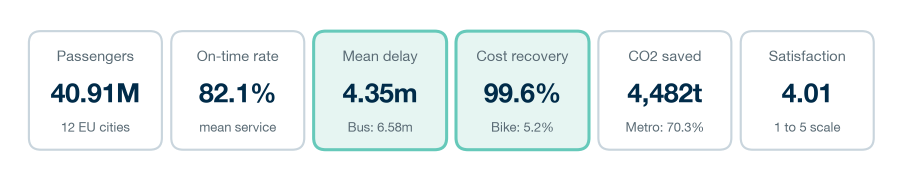
#> input picture COM7021 - Assignment/output/figures/fig00_executive_kpi_strip.png, 1817 x 357 px (shown at 1/2 size); its folder holds 8 pictures in this run; the run also reads 1 picture not shown here
$ python 07_build_word_docx_fa.py
#> lines starting #> are read from the running program, lines starting #| are printed output that depends on the picture
#!/usr/bin/env python3
"""Step 7-FA: Build a Persian (Farsi) Microsoft Word (.docx) & Review Document
tailored for Google Docs import, paragraph-by-paragraph manual editing,
clear screenshot placeholders, and explicit AI image generation attribution.
"""

from __future__ import annotations

import base64
import html
import io
import json
import re
import sys
import zipfile
from pathlib import Path
from PIL import Image
import pandas as pd

BASE_DIR = Path(__file__).resolve().parent.parent
TABLES_DIR = BASE_DIR / "output" / "tables"
FIG_DIR = BASE_DIR / "output" / "figures"
OUT_DOCX_FA = BASE_DIR / "COM7021_Assessment_25199053_FA.docx"
OUT_MD_FA = BASE_DIR / "COM7021_Assessment_25199053_FA_Review.md"

PAGE_WIDTH_DXA = 9638

def xml_escape(text: str) -> str:
    return (
        text.replace("&", "&amp;")
        .replace("<", "&lt;")
        .replace(">", "&gt;")
        .replace('"', "&quot;")
    )

def parse_inline_html_to_runs_rtl(
    html_text: str,
    base_size_half_pt: int = 22,  # 11pt
    base_color: str = "1C2D37",
    base_italic: bool = False,
    base_bold: bool = False,
    code_bg: str | None = "F0F5F7",
) -> str:
#> called with base_size_half_pt = 20, base_color = '66C9BA', base_italic = False, base_bold = True, code_bg = 'F0F5F7'
    s = html_text.strip()
    s = (
        s.replace("&minus;", "−")
        .replace("&ndash;", "–")
        .replace("&mdash;", "—")
        .replace("&times;", "×")
        .replace("&amp;", "&")
    )
    token_pattern = re.compile(
        r"(<strong>.*?</strong>|<em>.*?</em>|<code>.*?</code>|<sub>.*?</sub>)",
        re.DOTALL,
    )
    tokens = token_pattern.split(s)
    runs_xml: list[str] = []

    def make_run(
        txt: str,
        bold: bool = False,
        italic: bool = False,
        code: bool = False,
        sub: bool = False,
    ) -> str:
        clean = re.sub(r"<[^>]+>", "", txt)
        if not clean:
            return ""
        rpr: list[str] = []
        if code:
            rpr.append('<w:rFonts w:ascii="Consolas" w:hAnsi="Consolas" w:cs="Consolas"/>')
            sz = max(16, base_size_half_pt - 2)
            rpr.append(f'<w:sz w:val="{sz}"/><w:szCs w:val="{sz}"/>')
            if code_bg:
                rpr.append(f'<w:shd w:val="clear" w:color="auto" w:fill="{code_bg}"/>')
        else:
            rpr.append('<w:rFonts w:ascii="Vazirmatn" w:hAnsi="Vazirmatn" w:cs="Vazirmatn"/>')
            rpr.append(f'<w:sz w:val="{base_size_half_pt}"/><w:szCs w:val="{base_size_half_pt}"/>')
            rpr.append('<w:rtl/>')

        if bold or base_bold:
            rpr.append("<w:b/><w:bCs/>")
        if italic or base_italic:
            rpr.append("<w:i/><w:iCs/>")
        if sub:
            rpr.append('<w:vertAlign w:val="subscript"/>')
        rpr.append(f'<w:color w:val="{base_color}"/>')
        return f'<w:r><w:rPr>{"".join(rpr)}</w:rPr><w:t xml:space="preserve">{xml_escape(clean)}</w:t></w:r>'

    for tok in tokens:
        if not tok:
            continue
        if tok.startswith("<strong>") and tok.endswith("</strong>"):
            runs_xml.append(make_run(tok[8:-9], bold=True))
        elif tok.startswith("<em>") and tok.endswith("</em>"):
            runs_xml.append(make_run(tok[4:-5], italic=True))
        elif tok.startswith("<code>") and tok.endswith("</code>"):
            runs_xml.append(make_run(tok[6:-7], code=True))
        elif tok.startswith("<sub>") and tok.endswith("</sub>"):
            runs_xml.append(make_run(tok[5:-6], sub=True))
        else:
            runs_xml.append(make_run(tok))
    return "".join(runs_xml)

class FaDocxBuilder:
    def __init__(self) -> None:
        self.body_elements: list[str] = []
        self.images: list[tuple[str, Path]] = []
        self.doc_pr_id = 1

    # [4 lines left out: function add_page_break, not called in this run]

    def add_banner_box(self, top_line: str, main_title: str, subtitle: str) -> None:
        p1_runs = parse_inline_html_to_runs_rtl(top_line, base_size_half_pt=20, base_color="66C9BA", base_bold=True)
        p2_runs = parse_inline_html_to_runs_rtl(main_title, base_size_half_pt=34, base_color="FFFFFF", base_bold=True)
        p3_runs = parse_inline_html_to_runs_rtl(subtitle, base_size_half_pt=22, base_color="E6F5F2", base_italic=False)
        tbl = f"""
        <w:tbl>
          <w:tblPr>
            <w:bidiVisual/>
            <w:tblW w:w="{PAGE_WIDTH_DXA}" w:type="dxa"/>
            <w:tblBorders>
              <w:top w:val="single" w:sz="24" w:space="0" w:color="66C9BA"/>
              <w:bottom w:val="single" w:sz="18" w:space="0" w:color="3AA89A"/>
              <w:left w:val="none"/><w:right w:val="none"/>
            </w:tblBorders>
            <w:tblCellMar>
              <w:top w:w="200" w:type="dxa"/>
              <w:left w:w="240" w:type="dxa"/>
              <w:bottom w:w="200" w:type="dxa"/>
              <w:right w:w="240" w:type="dxa"/>
            </w:tblCellMar>
          </w:tblPr>
          <w:tblGrid><w:gridCol w:w="{PAGE_WIDTH_DXA}"/></w:tblGrid>
          <w:tr>
            <w:tc>
              <w:tcPr>
                <w:tcW w:w="{PAGE_WIDTH_DXA}" w:type="dxa"/>
                <w:shd w:val="clear" w:color="auto" w:fill="002B49"/>
              </w:tcPr>
              <w:p>
                <w:pPr><w:bidi/><w:jc w:val="right"/><w:spacing w:before="0" w:after="80"/></w:pPr>
                {p1_runs}
              </w:p>
              <w:p>
                <w:pPr><w:bidi/><w:jc w:val="right"/><w:spacing w:before="0" w:after="80" w:line="280" w:lineRule="auto"/></w:pPr>
                {p2_runs}
              </w:p>
              <w:p>
                <w:pPr><w:bidi/><w:jc w:val="right"/><w:spacing w:before="0" w:after="0"/></w:pPr>
                {p3_runs}
              </w:p>
            </w:tc>
          </w:tr>
        </w:tbl>"""
        self.body_elements.append(tbl)

    def add_heading(self, text: str, level: int = 1) -> None:
        style_id = f"Heading{level}"
        if level == 1:
            sz = 28
            color = "002B49"
            before = 260
            after = 120
            bdr = '<w:pBdr><w:bottom w:val="single" w:sz="14" w:space="4" w:color="3AA89A"/></w:pBdr>'
        elif level == 2:
            sz = 24
            color = "002B49"
            before = 220
            after = 90
            bdr = '<w:pBdr><w:bottom w:val="single" w:sz="8" w:space="3" w:color="C9D5DD"/></w:pBdr>'
        else:
            sz = 22
            color = "123B5A"
            before = 180
            after = 60
            bdr = ""
        runs = parse_inline_html_to_runs_rtl(text, base_size_half_pt=sz, base_color=color, base_bold=True)
        p = f"""
        <w:p>
          <w:pPr>
            <w:pStyle w:val="{style_id}"/>
            <w:bidi/>
            <w:keepNext/>
            <w:keepLines/>
            {bdr}
            <w:jc w:val="right"/>
            <w:spacing w:before="{before}" w:after="{after}"/>
          </w:pPr>
          {runs}
        </w:p>"""
        self.body_elements.append(p)

    def add_paragraph_html(
        self,
        html_text: str,
        style_id: str = "Normal",
        space_before: int = 0,
        space_after: int = 130,
        align: str = "both",
        left_border_color: str | None = None,
        fill_color: str | None = None,
        keep_next: bool = False,
    ) -> None:
        runs = parse_inline_html_to_runs_rtl(html_text)
        bdr_xml = f'<w:pBdr><w:right w:val="single" w:sz="18" w:space="8" w:color="{left_border_color}"/></w:pBdr>' if left_border_color else ""
        shd_xml = f'<w:shd w:val="clear" w:color="auto" w:fill="{fill_color}"/>' if fill_color else ""
        kn_xml = "<w:keepNext/>" if keep_next else ""
        p = f"""
        <w:p>
          <w:pPr>
            <w:pStyle w:val="{style_id}"/>
            <w:bidi/>
            {kn_xml}
            {bdr_xml}
            {shd_xml}
            <w:jc w:val="{align}"/>
            <w:spacing w:before="{space_before}" w:after="{space_after}" w:line="310" w:lineRule="auto"/>
          </w:pPr>
          {runs}
        </w:p>"""
        self.body_elements.append(p)

    # [46 lines left out: function add_placeholder_box, not called in this run]

    def add_image(
        self,
        filename: str,
        caption_html: str,
        max_width_cm: float = 16.2,
        is_ai_generated: bool = False,
        ai_model_name: str = "Google Imagen 3 (خانواده Google Gemini)",
    ) -> None:
#> called with filename = 'fig00_executive_kpi_strip.png', max_width_cm = 16.2, is_ai_generated = False, ai_model_name = 'Google Imagen 3 (خانواده Google Gemini)'
        img_path = FIG_DIR / filename
        r_id = f"rIdImg{len(self.images) + 1}"
        self.images.append((r_id, img_path))
        with Image.open(img_path) as im:
#> im is the input picture: PIL image 1817x357 RGBA; mean R, G, B, A 238.2, 244.1, 244.4, 255
            w_px, h_px = im.size
        cx = int(max_width_cm * 360000)
        cy = int(cx * (h_px / w_px))
        doc_id = self.doc_pr_id
        self.doc_pr_id += 1

        img_p = f"""
        <w:p>
          <w:pPr>
            <w:bidi/>
            <w:jc w:val="center"/>
            <w:keepNext/>
            <w:keepLines/>
            <w:spacing w:before="140" w:after="50"/>
          </w:pPr>
          <w:r>
            <w:drawing>
              <wp:inline distT="0" distB="0" distL="0" distR="0">
                <wp:extent cx="{cx}" cy="{cy}"/>
                <wp:docPr id="{doc_id}" name="Figure_{doc_id}" descr="{xml_escape(filename)}"/>
                <wp:cNvGraphicFramePr>
                  <a:graphicFrameLocks xmlns:a="http://schemas.openxmlformats.org/drawingml/2006/main" noChangeAspect="1"/>
                </wp:cNvGraphicFramePr>
                <a:graphic xmlns:a="http://schemas.openxmlformats.org/drawingml/2006/main">
                  <a:graphicData uri="http://schemas.openxmlformats.org/drawingml/2006/picture">
                    <pic:pic xmlns:pic="http://schemas.openxmlformats.org/drawingml/2006/picture">
                      <pic:nvPicPr>
                        <pic:cNvPr id="{doc_id}" name="{xml_escape(filename)}"/>
                        <pic:cNvPicPr/>
                      </pic:nvPicPr>
                      <pic:blipFill>
                        <a:blip r:embed="{r_id}"/>
                        <a:stretch><a:fillRect/></a:stretch>
                      </pic:blipFill>
                      <pic:spPr>
                        <a:xfrm><a:off x="0" y="0"/><a:ext cx="{cx}" cy="{cy}"/></a:xfrm>
                        <a:prstGeom prst="rect"><a:avLst/></a:prstGeom>
                      </pic:spPr>
                    </pic:pic>
                  </a:graphicData>
                </a:graphic>
              </wp:inline>
            </w:drawing>
          </w:r>
        </w:p>"""
        self.body_elements.append(img_p)

        full_caption = caption_html
        if is_ai_generated:
            full_caption += f" — <span style='color:#0E7C8B;'>[تولید تصویر گرافیکی با مدل هوش مصنوعی: <strong>{ai_model_name}</strong>]</span>"

        cap_runs = parse_inline_html_to_runs_rtl(full_caption, base_size_half_pt=19, base_color="335266", base_italic=False)
        cap_p = f"""
        <w:p>
          <w:pPr>
            <w:pStyle w:val="Caption"/>
            <w:bidi/>
            <w:jc w:val="center"/>
            <w:spacing w:before="40" w:after="160"/>
          </w:pPr>
          {cap_runs}
        </w:p>"""
        self.body_elements.append(cap_p)

    def add_table_xml(self, tbl_xml: str) -> None:
        self.body_elements.append(tbl_xml)

    # [100 lines left out: function build_docx_bytes, not called in this run]


def build_fa_documents() -> None:
    doc = FaDocxBuilder()
    md_lines: list[str] = []

    def md_h(text: str, level: int = 1) -> None:
        md_lines.append(f"\n{'#' * level} {text}\n")

    def md_p(text: str) -> None:
        clean = text.replace("<p>", "").replace("</p>", "").replace("<code>", "`").replace("</code>", "`").replace("<strong>", "**").replace("</strong>", "**").replace("<em>", "*").replace("</em>", "*")
        md_lines.append(clean + "\n")

    def md_placeholder(title: str, instructions: str, specs: str) -> None:
        md_lines.append(f"\n> 📌 **[جایگاه قرارگیری اسکرین‌شات دستی کاربر: {title}]**\n> {instructions}\n> *مشخصات پیشنهادی:* {specs}\n")

    # Cover Banner
    doc.add_banner_box(
        "دانشگاه آردن برلین · دوره کارشناسی ارشد علوم داده (MSc Data Science)",
        "ارزیابی پایداری حمل‌ونقل شهری در اروپا · گزارش تحلیلی (نسخه فارسی)",
        "ماژول: COM7021SCC (مصورسازی داده‌ها) | شناسه دانشجو: 25199053 | استاد راهنما: Ahmed Hassan"
    )
    md_h("ارزیابی پایداری حمل‌ونقل شهری در اروپا · گزارش تحلیلی (نسخه فارسی)", 1)
    md_p("**ماژول:** COM7021SCC (مصورسازی داده‌ها) | **شناسه دانشجو:** 25199053 | **مدرس:** Ahmed Hassan")

    doc.add_paragraph_html(
        "<strong>راهنمای ویرایش:</strong> این سند دقیقاً معادل متن نسخه نهایی گزارش برای سهولت کار و بازبینی پاراگراف به پاراگراف به زبان فارسی آماده شده است. جایگاه تصاویر، فلوچارت‌ها، مدل هوش مصنوعی استفاده‌شده و اسکرین‌شات‌های دستی به وضوح نشانه‌گذاری شده‌اند.",
        fill_color="E6F5F2",
        left_border_color="3AA89A"
    )

    # Figure 0: Executive KPI Strip
    doc.add_image("fig00_executive_kpi_strip.png", "شکل ۰: نوار شاخص‌های کلیدی عملکرد اجرایی شبکه در ۵,۰۰۰ رکورد روزانه (۲۰۲۴–۲۰۲۵)")
    md_p("![شکل ۰](COM7021%20-%20Assignment/output/figures/fig00_executive_kpi_strip.png)\n*شکل ۰: نوار شاخص‌های کلیدی عملکرد اجرایی شبکه در ۵,۰۰۰ رکورد روزانه*")

    # TASK 1
    doc.add_heading("بخش ۱: بررسی اکتشافی، آماده‌سازی داده و مصورسازی (Task 1)", level=1)
    md_h("بخش ۱: بررسی اکتشافی، آماده‌سازی داده و مصورسازی (Task 1)", 1)

    # Paragraph 1-1
    doc.add_heading("۱.۱ پایپ‌لاین تمیزکاری، مبدأ تاریخ و مهندسی ویژگی‌ها (LO2)", level=2)
    doc.add_paragraph_html("<strong>[پاراگراف ۱-۱ · ورود داده و مهندسی شاخص‌ها]</strong>")
    p1_1 = "در این پژوهش، مجموعه داده <code>[5442] EcoMoveMobility.xlsx</code> شامل ۵,۰۰۰ رکورد روزانه و ۱۸ متغیر در ۱۲ شهر اروپایی (۶ کشور) برای سال‌های ۲۰۲۴ و ۲۰۲۵ بررسی شده است (شکل الف). تمامی کلیدهای <code>Record_ID</code> یکتا بوده و هیچ مقدار گمشده یا منفی وجود ندارد. تاریخ‌های سریال اکسل (<code>45292</code> تا <code>46022</code>) با مبدأ <code>1899-12-30</code> به تاریخ استاندارد ISO تبدیل شدند و شش شاخص نرمال‌شده مهندسی گردید: حاشیه سود خالص (<code>Net_Margin_EUR</code>)، درصد پوشش هزینه (<code>Cost_Recovery_Pct</code>)، کرایه و هزینه به ازای هر مسافر (<code>Fare_per_Pax_EUR</code> و <code>Cost_per_Pax_EUR</code>)، شکایات در هر ۱۰,۰۰۰ مسافر (<code>Complaints_per_10k_Pax</code>) و بهره‌وری کربن (<code>CO2_per_kWh</code>)."
    doc.add_paragraph_html(p1_1)
    md_h("۱.۱ پایپ‌لاین تمیزکاری، مبدأ تاریخ و مهندسی ویژگی‌ها (LO2)", 2)
    md_p(f"**[پاراگراف ۱-۱ · ورود داده و مهندسی شاخص‌ها]**\n{p1_1}")

    # Figure A (Methodology Diagram with Python code reference)
    doc.add_image(
        "fig00_methodology_pipeline.png",
        "شکل الف: پایپ‌لاین روش‌شناسی ۵ مرحله‌ای تحلیل داده و پردازش در پایتون (تولیدشده با کد پایتون scripts/03_diagrams.py)"
    )
#> call 2 of add_image, with filename = 'fig00_methodology_pipeline.png', max_width_cm = 16.2, is_ai_generated = False, ai_model_name = 'Google Imagen 3 (خانواده Google Gemini)'
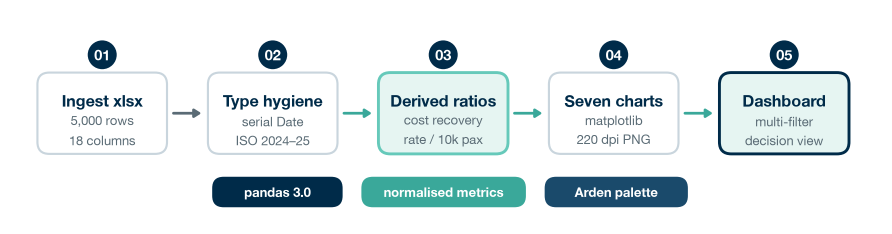
#> input picture COM7021 - Assignment/output/figures/fig00_methodology_pipeline.png, 1783 x 467 px (shown at 1/2 size)
#> in add_image, im is the input picture: PIL image 1783x467 RGBA; mean R, G, B, A 228.7, 236.3, 237.9, 255
    md_p("![شکل الف](COM7021%20-%20Assignment/output/figures/fig00_methodology_pipeline.png)\n*شکل الف: پایپ‌لاین روش‌شناسی ۵ مرحله‌ای تحلیل داده و پردازش در پایتون (تولیدشده با کد پایتون `scripts/03_diagrams.py`)*")

    # Paragraph 1-2
    doc.add_heading("۱.۲ آمار توصیفی پایه و حل تناقض تجمیع مالی (LO2)", level=2)
    doc.add_paragraph_html("<strong>[پاراگراف ۱-۲ · آمار توصیفی و تفاوت میانگین ساده با وزنی]</strong>")
    p1_2 = "آمار توصیفی اولیه (جدول ۱) چولگی مثبت شدید را در متغیرهای حجمی—تعداد مسافران (میانگین ۸,۱۸۱.۹۴، میانه ۴,۳۹۸.۰۰، چولگی ۱.۹۰+)، درآمد بلیت (میانگین ۲۲,۳۲۸.۱۲ یورو، میانه ۱۱,۱۹۰.۰۲ یورو) و صرفه‌جویی کربن (میانگین ۸۹۶.۳۹ کیلوگرم، میانه ۳۳۸.۳۰ کیلوگرم)—نشان می‌دهد، زیرا متروی پرظرفیت (میانگین ۲۴,۶۰۱.۲۶ مسافر؛ ۶۲.۹۶٪ کل مسافران) با دوچرخه اشتراکی (۳۵۴.۱۰) و اسکوتر برقی (۳۴۶.۶۰) تجمیع شده است. همچنین در تحلیل مالی، میانگین ساده رکوردها با نسبت وزنی کل شبکه تفاوت دارد: مجموع درآمد کل شبکه (۱۱۱.۶۴ میلیون یورو؛ ۲.۷۳ یورو به ازای هر مسافر) در برابر مجموع هزینه‌ها (۱۱۲.۱۱ میلیون یورو؛ ۲.۷۴ یورو به ازای هر مسافر) پوشش هزینه کلی ۹۹.۵۸٪ (کسری خالص ۰.۴۷- میلیون یورو یا ۹۳.۸۸- یورو در هر رکورد) را نشان می‌دهد، در حالی که میانگین ساده درصد پوشش هزینه روزانه ۸۴.۱۲٪ (میانه ۱۰۲.۲۶٪) است؛ زیرا وسایل خردمقیاس زیان‌ده ۲۴.۶۴٪ رکوردها اما تنها ۱.۰۶٪ مسافران را تشکیل می‌دهند."
    doc.add_paragraph_html(p1_2)
    md_h("۱.۲ آمار توصیفی پایه و حل تناقض تجمیع مالی (LO2)", 2)
    md_p(f"**[پاراگراف ۱-۲ · آمار توصیفی و تفاوت میانگین ساده با وزنی]**\n{p1_2}")

    # Visual Suite Figures 1 to 8
    doc.add_heading("۱.۳ مجموعه مصورسازی تحلیلی (شکل‌های ۱ تا ۸)", level=2)
    md_h("۱.۳ مجموعه مصورسازی تحلیلی (شکل‌های ۱ تا ۸)", 2)

    # Fig 1
    doc.add_paragraph_html("<strong>[پاراگراف ۱-۳ · رژیم فصلی و روزهای کاری - شکل ۱]</strong>")
    p_fig1 = "<strong>۱. رژیم فصلی و روزهای کاری (شکل ۱):</strong> نمودار خطی دوسویه میانگین تقاضای ماهانه را در سال‌های ۲۰۲۴–۲۰۲۵ نشان داده و رژیم روزهای کاری و آخر هفته را تفکیک می‌کند (۳۴.۱٪+ تقاضای بیشتر در روزهای کاری: ۸,۸۰۲.۸۸ در برابر ۶,۵۶۲.۸۶ مسافر). اوج تقاضای بهاره (مارس ۲۰۲۴: ۹,۴۱۲.۲۲؛ آوریل ۲۰۲۵: ۱۰,۲۸۵.۴۷) در برابر افت ۲۷.۲- درصدی در کف ماه اکتبر (۶,۸۰۵.۴۸) قرار دارد که اکتبر را به کم‌اختلال‌ترین بازه برای تعمیرات اساسی تبدیل می‌کند."
    doc.add_paragraph_html(p_fig1)
    doc.add_image("fig01_monthly_demand_trend.png", "شکل ۱: روند ماهانه تقاضای مسافران با تفکیک روزهای کاری و آخر هفته (۲۰۲۴–۲۰۲۵)")
#> call 3 of add_image, with filename = 'fig01_monthly_demand_trend.png', max_width_cm = 16.2, is_ai_generated = False, ai_model_name = 'Google Imagen 3 (خانواده Google Gemini)'
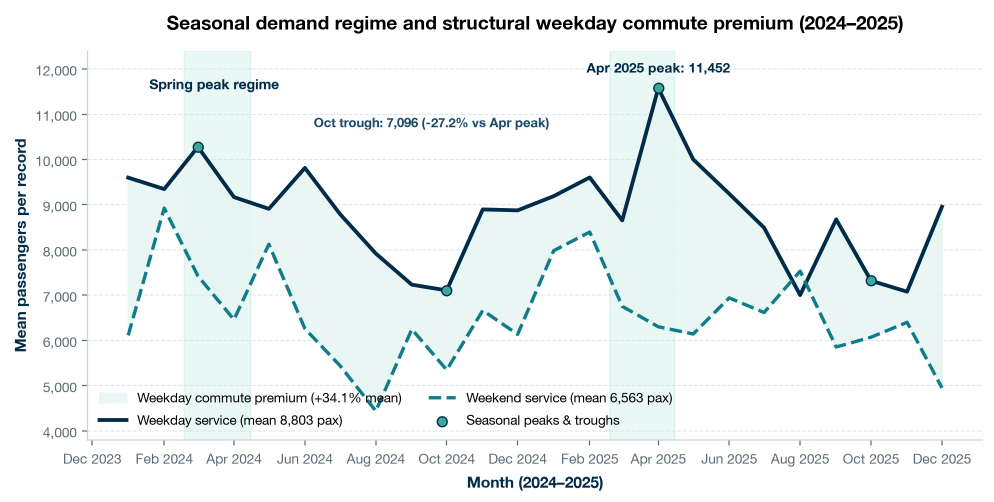
#> input picture COM7021 - Assignment/output/figures/fig01_monthly_demand_trend.png, 1987 x 1004 px (shown at 1/2 size)
#> in add_image, im is the input picture: PIL image 1987x1004 RGBA; mean R, G, B, A 238.9, 243.7, 243.9, 255
#> (the rest of the program and of its run is left out)
